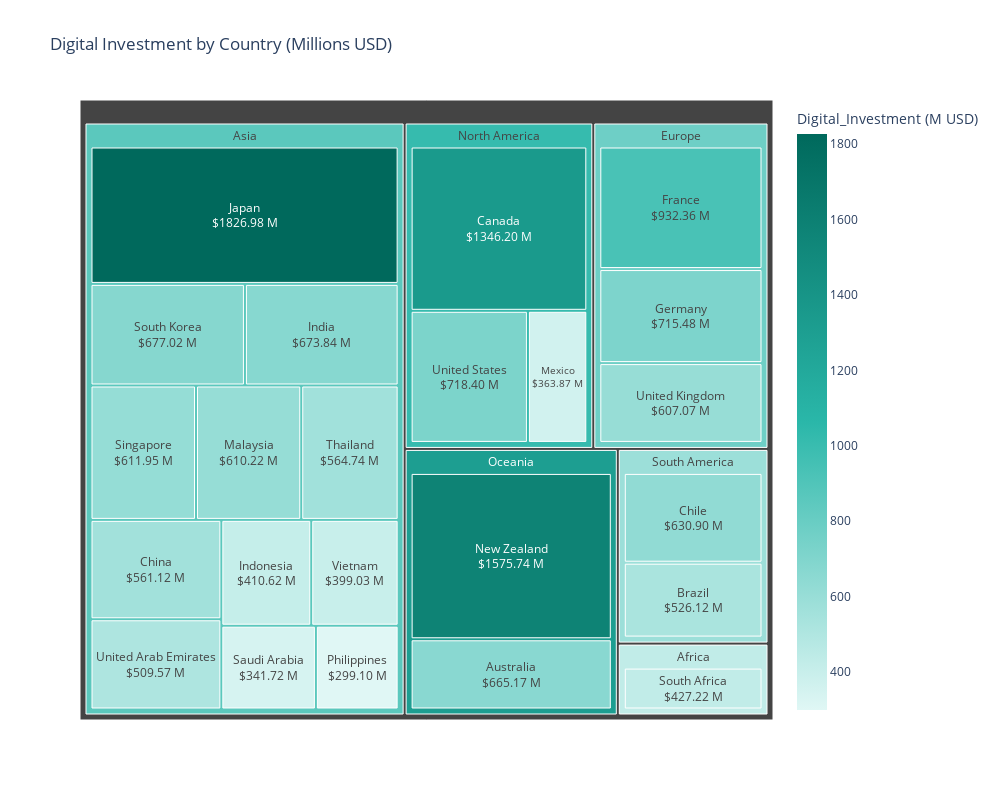

This figure's notebook cell:
### Code cell
import pandas as pd 
import plotly.express as px

df_digital_invest = pd.read_csv("final_ai_readiness_dataset.csv")

# Define custom teal shades
teal_scale = [
    [0.0, '#E0F7F5'],  # light teal
    [0.5, '#2AB7A9'],  # medium teal
    [1.0, '#00695C']   # dark teal
]

# Create a treemap
fig = px.treemap(
    df_digital_invest,
    path = ['Region', 'Country'],
    values = 'Digital_Investment (M USD)',
    color='Digital_Investment (M USD)',
    color_continuous_scale = teal_scale,
    title = 'Digital Investment by Country (Millions USD)'
)

# Show values on tiles
fig.update_traces(
    texttemplate = '%{label}<br>$%{value:.2f} M',
    textposition = 'middle center'
)

# Increase figure size
fig.update_layout(
    width=1000,
    height=800
)

fig.show()

### Figure 1 — Plotly figure (JSON) as saved in the notebook; plotly's stock layout.template omitted (floating-point values rounded to 4 significant figures)
{"data": [{"branchvalues": "total", "customdata": [[665.2], [526.1], [1346.0], [630.9], [561.1], [932.4], [715.5], [673.8], [410.6], [1827.0], [610.2], [363.9], [1576.0], [299.1], [341.7], [612.0], [427.2], [677.0], [564.7], [509.6], [607.1], [718.4], [399.0], [427.2], [858.2], [776.0], [1013.0], [1305.0], [583.3]], "domain": {"x": [0, 1], "y": [0, 1]}, "hovertemplate": "labels=%{label}<br>Digital_Investment (M USD)_sum=%{value}<br>parent=%{parent}<br>id=%{id}<br>Digital_Investment (M USD)=%{color}<extra></extra>", "ids": ["Oceania/Australia", "South America/Brazil", "North America/Canada", "South America/Chile", "Asia/China", "Europe/France", "Europe/Germany", "Asia/India", "Asia/Indonesia", "Asia/Japan", "Asia/Malaysia", "North America/Mexico", "Oceania/New Zealand", "Asia/Philippines", "Asia/Saudi Arabia", "Asia/Singapore", "Africa/South Africa", "Asia/South Korea", "Asia/Thailand", "Asia/United Arab Emirates", "Europe/United Kingdom", "North America/United States", "Asia/Vietnam", "Africa", "Asia", "Europe", "North America", "Oceania", "South America"], "labels": ["Australia", "Brazil", "Canada", "Chile", "China", "France", "Germany", "India", "Indonesia", "Japan", "Malaysia", "Mexico", "New Zealand", "Philippines", "Saudi Arabia", "Singapore", "South Africa", "South Korea", "Thailand", "United Arab Emirates", "United Kingdom", "United States", "Vietnam", "Africa", "Asia", "Europe", "North America", "Oceania", "South America"], "marker": {"coloraxis": "coloraxis", "colors": [665.2, 526.1, 1346.0, 630.9, 561.1, 932.4, 715.5, 673.8, 410.6, 1827.0, 610.2, 363.9, 1576.0, 299.1, 341.7, 612.0, 427.2, 677.0, 564.7, 509.6, 607.1, 718.4, 399.0, 427.2, 858.2, 776.0, 1013.0, 1305.0, 583.3]}, "name": "", "parents": ["Oceania", "South America", "North America", "South America", "Asia", "Europe", "Europe", "Asia", "Asia", "Asia", "Asia", "North America", "Oceania", "Asia", "Asia", "Asia", "Africa", "Asia", "Asia", "Asia", "Europe", "North America", "Asia", "", "", "", "", "", ""], "textposition": "middle center", "texttemplate": "%{label}<br>$%{value:.2f} M", "type": "treemap", "values": [665.2, 526.1, 1346.0, 630.9, 561.1, 932.4, 715.5, 673.8, 410.6, 1827.0, 610.2, 363.9, 1576.0, 299.1, 341.7, 612.0, 427.2, 677.0, 564.7, 509.6, 607.1, 718.4, 399.0, 427.2, 7486.0, 2255.0, 2428.0, 2241.0, 1157.0]}], "layout": {"coloraxis": {"colorbar": {"title": {"text": "Digital_Investment (M USD)"}}, "colorscale": [[0, "#E0F7F5"], [0.5, "#2AB7A9"], [1, "#00695C"]]}, "height": 800, "legend": {"tracegroupgap": 0}, "title": {"text": "Digital Investment by Country (Millions USD)"}, "width": 1000}}
